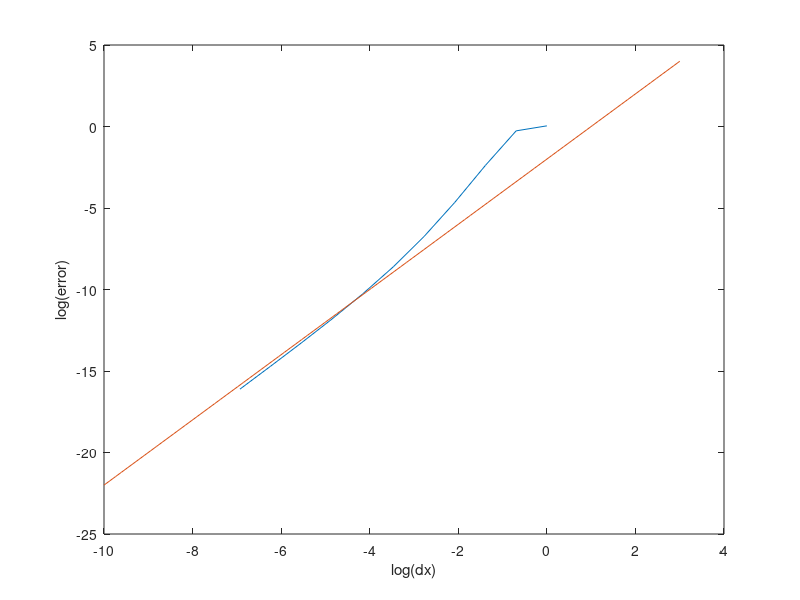

The MATLAB source for this figure:
clc
clear all;
close all;

p = 0.1;  #Punto a evaluar
dx=1;  #Espacio entre nodos
#En cada iteracion reducimos dx en un factor de 2
for i=1:10
  dx = [dx dx(end)/2];
endfor

Der2 =[];
#Aproximacion
for i=1:length(dx)

  #Calculo de coeficiente para armar el stencil correspondiente a la segunda derivada en la frontera izquierda
  h=dx(i);  #Espacio entre nodos
  A = [1 1 1 1; 0 h 2*h 3*h; 0 h^2/2 2*h^2 9*h^2/2 ; 0 h^3/6 4*h^3/3 9*h^3/2];  #Matriz deducida en hoja.
  b = [0 0 1 0]';
  c=A\b;

  f=@(x) e^(-0.25*x.^3);  #Definimos la funcion analitica
  f1 = f(p);  #
  f2 = f(p+dx(i));
  f3 = f(p+2*dx(i));
  f4 = f(p+3*dx(i));
  der2 = (c(1)*f1+c(2)*f2+c(3)*f3+c(4)*f4); #Aproximacion de la derivada segunda
  Der2 = [Der2 der2];  #Vector con los valores de la derivada segunda en el punto p
end


#Analitica
Der2_analitica = [];
#d2f = @(x) -3/2 * x * e^(-0.25 * x^3) + 9/16 * x^5 * e^(-0.25 * x^3);
d2f = @(x) e^(-0.25*x^3)*(-1.5*x + 0.5625*x^4);

for i=1:length(dx)
  Der2_analitica = [Der2_analitica d2f(p)];  #Generamos un vector con los valores de la derivada analitica
end
#df = @(x) e^(-0.25*x^3)*(-3*0.25*x^2);

error = sqrt((Der2_analitica-Der2).^2);  #Calculamos el error entre la derivada aproximada y la analitica

plot(log(dx),log(error))  #Vemos la evolucion del error a medida que se redujo el espacio entre nodos.
xlabel('log(dx)')
ylabel('log(error)')
hold on

#recta con pendiente 2 para comparar:
x = linspace(-10, 3, 100); # Rango de valores de x
y = 2*(x+3) - 8;       # Ecuación de la recta
plot(x, y);

#Para calcular el orden del error se debe plantear:
#Que el error de aproximacion sea de orden p, es equivalente a:
#E = C*dx^p --> log E = log C + p*log(dx)
#Lo que es la ecuacion de una recta de la forma y = a*x + b
#Sabemos que el orden de aproximacion de la derivada utilizada en este caso es de orden 2,
#Por lo que se debe cumplir que: log E = log C + 2log(dx).
#Esto se puede ver graficamente al comparar con una recta con pendiente 2

#Otra forma de obtener la pendiente y por ende el orden aproximado
#p = (y2-y1)/(x2-x1) -->
pendiente = (log(error(6))-log(error(5)))/(log(dx(6))-log(dx(5)))






